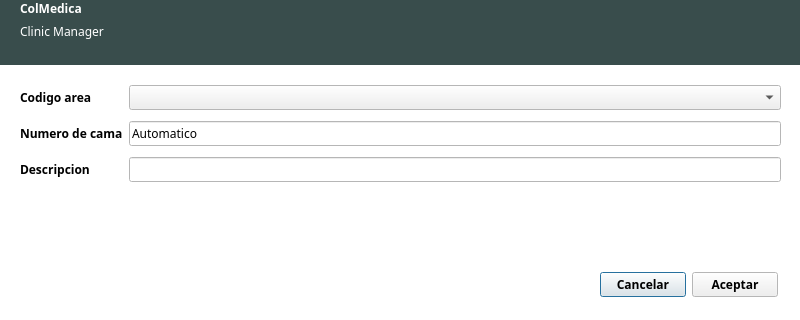
<?xml version="1.0" encoding="UTF-8"?>
<ui version="4.0">
 <class>dialogNuevaCama</class>
 <widget class="QDialog" name="dialogNuevaCama">
  <property name="geometry">
   <rect>
    <x>0</x>
    <y>0</y>
    <width>800</width>
    <height>320</height>
   </rect>
  </property>
  <property name="palette">
   <palette>
    <active>
     <colorrole role="Base">
      <brush brushstyle="SolidPattern">
       <color alpha="255">
        <red>255</red>
        <green>255</green>
        <blue>255</blue>
       </color>
      </brush>
     </colorrole>
     <colorrole role="Window">
      <brush brushstyle="SolidPattern">
       <color alpha="255">
        <red>255</red>
        <green>255</green>
        <blue>255</blue>
       </color>
      </brush>
     </colorrole>
    </active>
    <inactive>
     <colorrole role="Base">
      <brush brushstyle="SolidPattern">
       <color alpha="255">
        <red>255</red>
        <green>255</green>
        <blue>255</blue>
       </color>
      </brush>
     </colorrole>
     <colorrole role="Window">
      <brush brushstyle="SolidPattern">
       <color alpha="255">
        <red>255</red>
        <green>255</green>
        <blue>255</blue>
       </color>
      </brush>
     </colorrole>
    </inactive>
    <disabled>
     <colorrole role="Base">
      <brush brushstyle="SolidPattern">
       <color alpha="255">
        <red>255</red>
        <green>255</green>
        <blue>255</blue>
       </color>
      </brush>
     </colorrole>
     <colorrole role="Window">
      <brush brushstyle="SolidPattern">
       <color alpha="255">
        <red>255</red>
        <green>255</green>
        <blue>255</blue>
       </color>
      </brush>
     </colorrole>
    </disabled>
   </palette>
  </property>
  <property name="font">
   <font>
    <family>Ubuntu Condensed</family>
    <weight>75</weight>
    <bold>true</bold>
   </font>
  </property>
  <property name="cursor">
   <cursorShape>PointingHandCursor</cursorShape>
  </property>
  <property name="windowTitle">
   <string>Nueva Cama</string>
  </property>
  <property name="autoFillBackground">
   <bool>true</bool>
  </property>
  <widget class="QWidget" name="widgetCuerpo" native="true">
   <property name="geometry">
    <rect>
     <x>10</x>
     <y>70</y>
     <width>781</width>
     <height>241</height>
    </rect>
   </property>
   <property name="autoFillBackground">
    <bool>true</bool>
   </property>
   <widget class="QWidget" name="layoutWidget">
    <property name="geometry">
     <rect>
      <x>10</x>
      <y>10</y>
      <width>761</width>
      <height>110</height>
     </rect>
    </property>
    <layout class="QGridLayout" name="gridLayout">
     <item row="0" column="0">
      <widget class="QLabel" name="labelCodigoArea">
       <property name="text">
        <string>Codigo area</string>
       </property>
      </widget>
     </item>
     <item row="0" column="1">
      <widget class="QComboBox" name="comboBoxCodigoArea">
       <property name="font">
        <font>
         <weight>50</weight>
         <bold>false</bold>
        </font>
       </property>
      </widget>
     </item>
     <item row="2" column="0">
      <widget class="QLabel" name="labelDescripcion">
       <property name="text">
        <string>Descripcion</string>
       </property>
      </widget>
     </item>
     <item row="1" column="0">
      <widget class="QLabel" name="labelNumerDeCama">
       <property name="text">
        <string>Numero de cama</string>
       </property>
      </widget>
     </item>
     <item row="1" column="1">
      <widget class="QLineEdit" name="lineEditNumeroDeCama">
       <property name="font">
        <font>
         <weight>50</weight>
         <bold>false</bold>
        </font>
       </property>
       <property name="text">
        <string>Automatico</string>
       </property>
       <property name="readOnly">
        <bool>true</bool>
       </property>
      </widget>
     </item>
     <item row="2" column="1">
      <widget class="QLineEdit" name="lineEditDescripcion">
       <property name="font">
        <font>
         <weight>50</weight>
         <bold>false</bold>
        </font>
       </property>
       <property name="inputMask">
        <string>AAAAAAAAAAAAAAAAAAAAAAAAAAAAAAAAAAAAAAAA; </string>
       </property>
       <property name="maxLength">
        <number>40</number>
       </property>
      </widget>
     </item>
    </layout>
   </widget>
   <widget class="QWidget" name="layoutWidget">
    <property name="geometry">
     <rect>
      <x>590</x>
      <y>200</y>
      <width>178</width>
      <height>29</height>
     </rect>
    </property>
    <layout class="QHBoxLayout" name="horizontalLayout">
     <item>
      <widget class="QPushButton" name="pushButtonCancelar">
       <property name="text">
        <string>Cancelar</string>
       </property>
      </widget>
     </item>
     <item>
      <widget class="QPushButton" name="pushButtonAceptar">
       <property name="text">
        <string>Aceptar</string>
       </property>
      </widget>
     </item>
    </layout>
   </widget>
  </widget>
  <widget class="QWidget" name="widgetCabecera" native="true">
   <property name="geometry">
    <rect>
     <x>0</x>
     <y>0</y>
     <width>800</width>
     <height>65</height>
    </rect>
   </property>
   <property name="palette">
    <palette>
     <active>
      <colorrole role="WindowText">
       <brush brushstyle="SolidPattern">
        <color alpha="255">
         <red>255</red>
         <green>255</green>
         <blue>255</blue>
        </color>
       </brush>
      </colorrole>
      <colorrole role="Base">
       <brush brushstyle="SolidPattern">
        <color alpha="255">
         <red>255</red>
         <green>255</green>
         <blue>255</blue>
        </color>
       </brush>
      </colorrole>
      <colorrole role="Window">
       <brush brushstyle="SolidPattern">
        <color alpha="255">
         <red>57</red>
         <green>77</green>
         <blue>76</blue>
        </color>
       </brush>
      </colorrole>
     </active>
     <inactive>
      <colorrole role="WindowText">
       <brush brushstyle="SolidPattern">
        <color alpha="255">
         <red>255</red>
         <green>255</green>
         <blue>255</blue>
        </color>
       </brush>
      </colorrole>
      <colorrole role="Base">
       <brush brushstyle="SolidPattern">
        <color alpha="255">
         <red>255</red>
         <green>255</green>
         <blue>255</blue>
        </color>
       </brush>
      </colorrole>
      <colorrole role="Window">
       <brush brushstyle="SolidPattern">
        <color alpha="255">
         <red>57</red>
         <green>77</green>
         <blue>76</blue>
        </color>
       </brush>
      </colorrole>
     </inactive>
     <disabled>
      <colorrole role="WindowText">
       <brush brushstyle="SolidPattern">
        <color alpha="255">
         <red>159</red>
         <green>158</green>
         <blue>158</blue>
        </color>
       </brush>
      </colorrole>
      <colorrole role="Base">
       <brush brushstyle="SolidPattern">
        <color alpha="255">
         <red>57</red>
         <green>77</green>
         <blue>76</blue>
        </color>
       </brush>
      </colorrole>
      <colorrole role="Window">
       <brush brushstyle="SolidPattern">
        <color alpha="255">
         <red>57</red>
         <green>77</green>
         <blue>76</blue>
        </color>
       </brush>
      </colorrole>
     </disabled>
    </palette>
   </property>
   <property name="autoFillBackground">
    <bool>true</bool>
   </property>
   <widget class="QWidget" name="layoutWidget_4">
    <property name="geometry">
     <rect>
      <x>20</x>
      <y>0</y>
      <width>162</width>
      <height>61</height>
     </rect>
    </property>
    <layout class="QFormLayout" name="formLayout_5">
     <item row="0" column="0">
      <widget class="QLabel" name="labelColMedica">
       <property name="styleSheet">
        <string notr="true">font: 30pt &quot;Ubuntu Condensed&quot;;
color: rgb(255, 255, 255);</string>
       </property>
       <property name="text">
        <string>ColMedica</string>
       </property>
      </widget>
     </item>
     <item row="1" column="0">
      <widget class="QLabel" name="labelClinicManager">
       <property name="font">
        <font>
         <weight>50</weight>
         <bold>false</bold>
        </font>
       </property>
       <property name="text">
        <string>Clinic Manager</string>
       </property>
      </widget>
     </item>
    </layout>
   </widget>
  </widget>
 </widget>
 <resources/>
 <connections/>
</ui>
